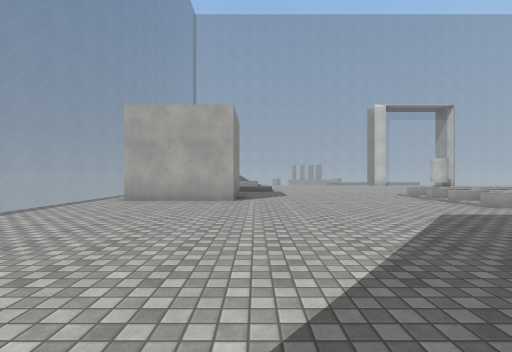
view 1 (above)

24 first-person views from a walk through a 3-D level made in the Unity game engine. The camera is 1.3 m above the floor, looks level and sees 85° across. The floor is counted in squares, 2 m on a side. Each view is taken from the middle of a square. On the plan, view 1 faces up. The plan holds only what a view shows up to about 9 squares ahead; the rest is blank. The place goes on beyond the plan. Surface patterns are stand-ins for the level's own textures.

view 2
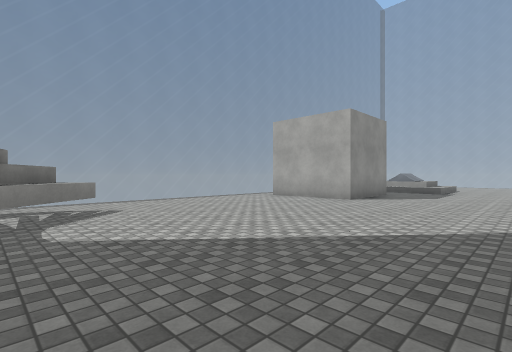

view 3
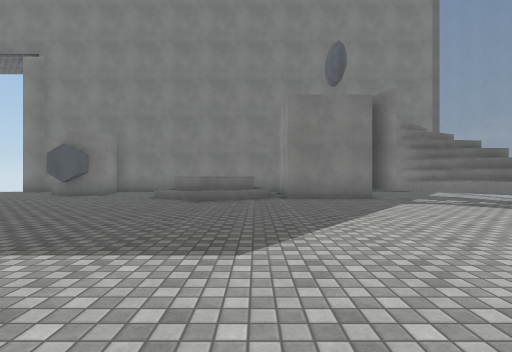

view 4
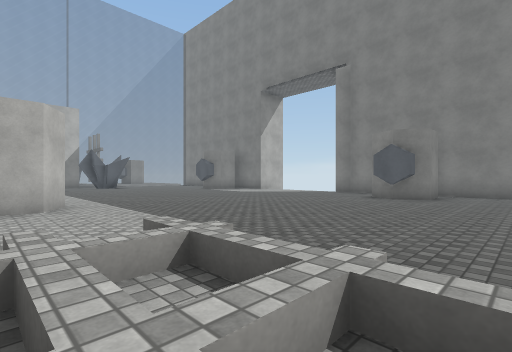

view 5
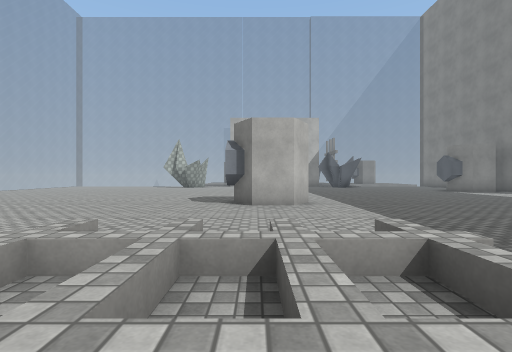

view 6
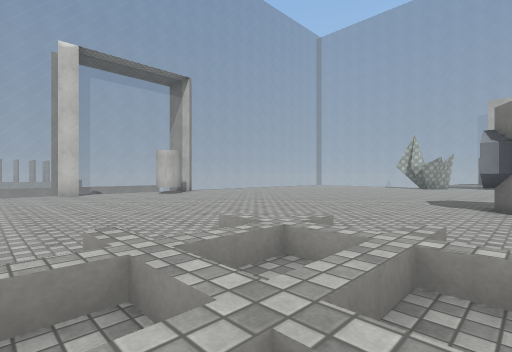

view 7
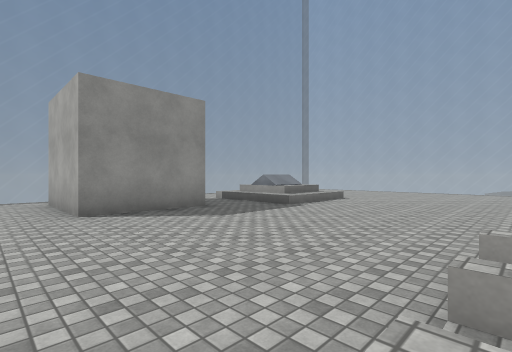

view 8
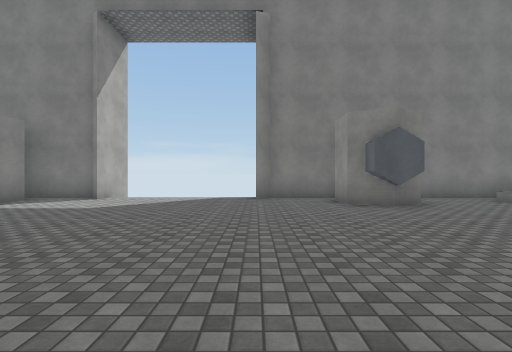

view 9
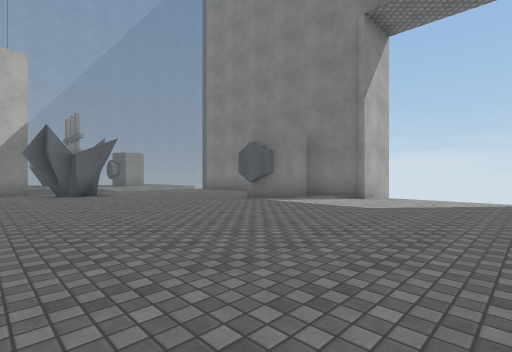

view 10
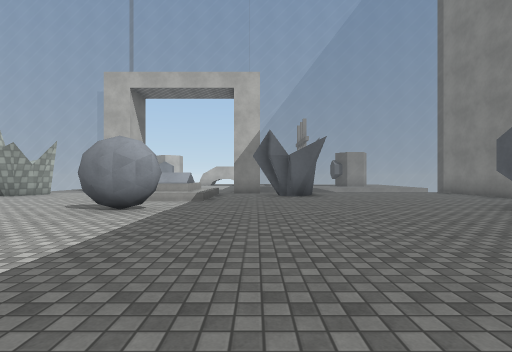

view 11
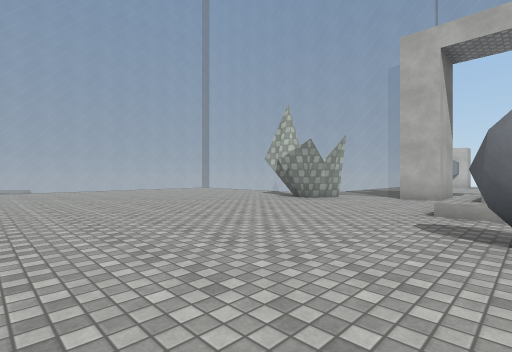

view 12
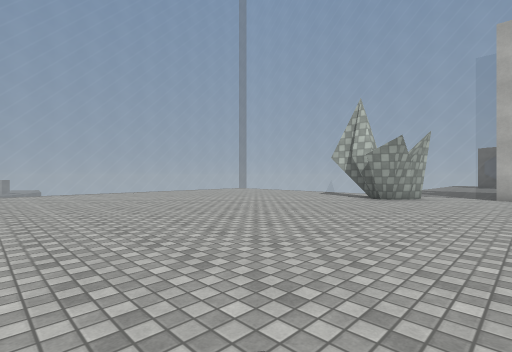

view 13
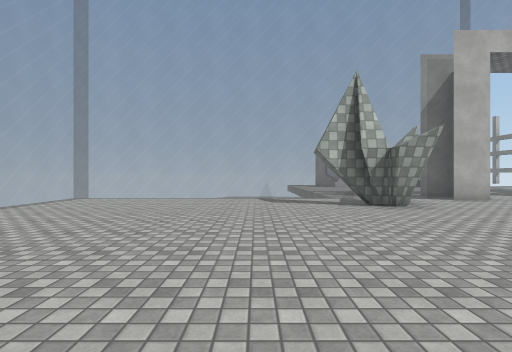

view 14
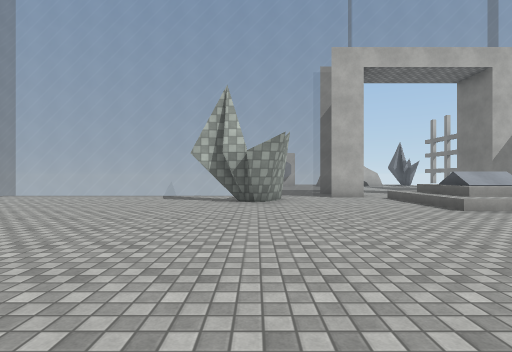

view 15
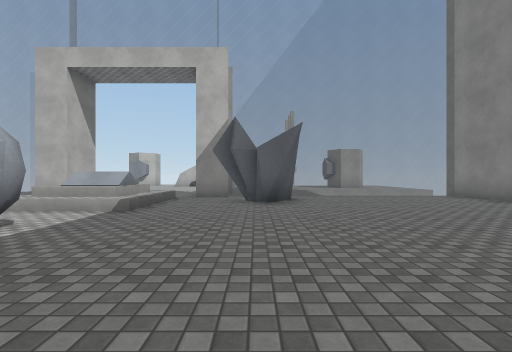

view 16
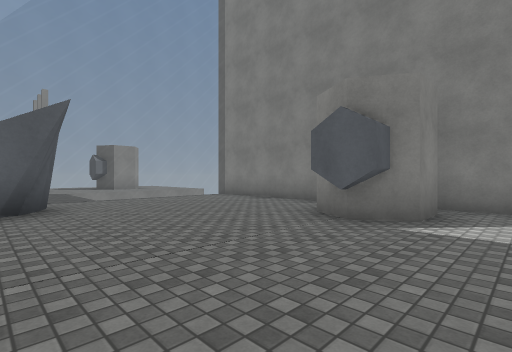

view 17
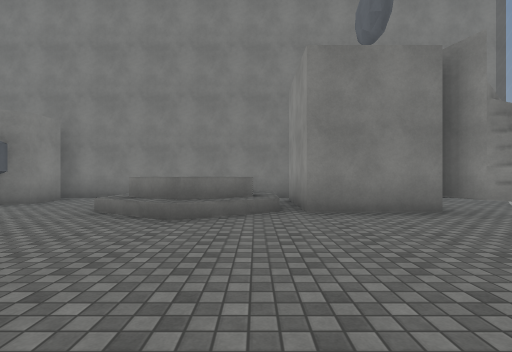

view 18
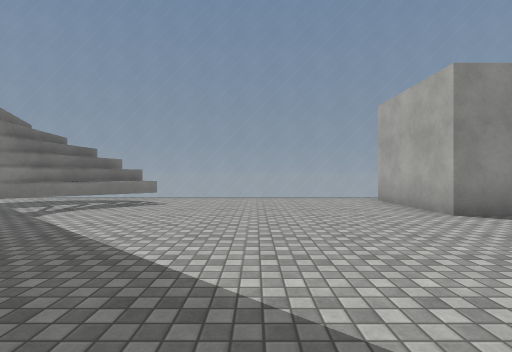

view 19
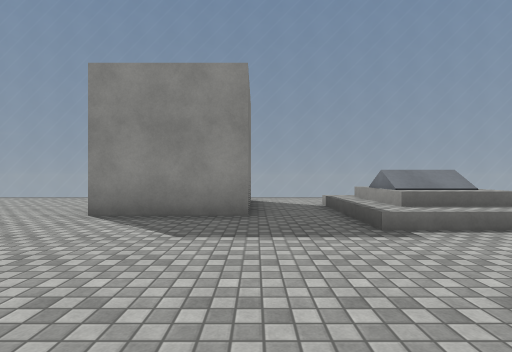

view 20
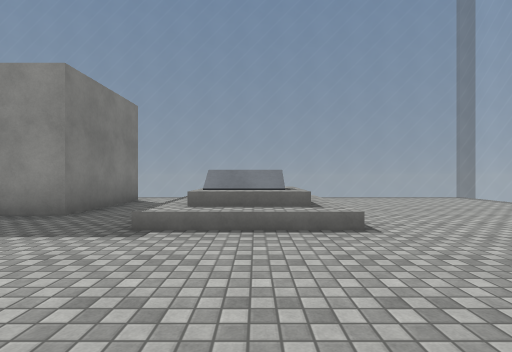

view 21
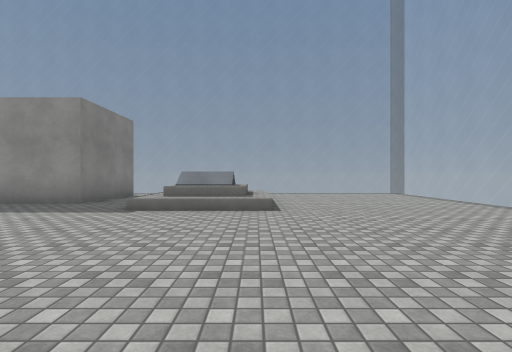

view 22
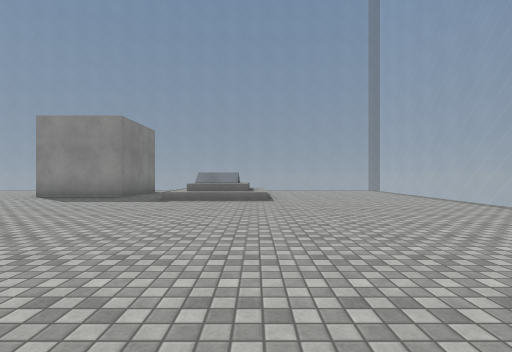

view 23
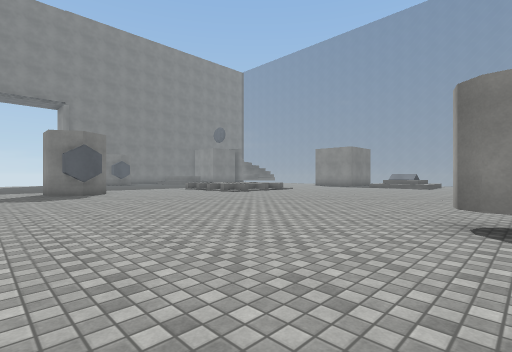

view 24
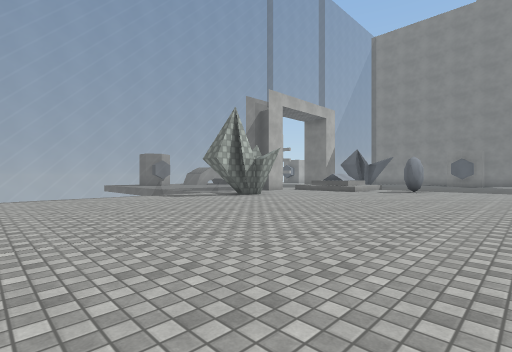

### Floor plan
Key: @ floor where view 1 was taken; # wall or solid block; x gap in a wall; . main floor; : floor 0.5 m higher than the main floor; / step, stairs or slope; = window, fence, low wall or low ledge; ^ raised ledge; v drop or lower ground; O other object.
Columns run from 5 left of view 1 to 26 right of it. Each row starts with its distance up from view 1.
 19 v=======             =      ===
 18 =.........  .. ..#............=
 17 =.......... ..................=
 16 =.............................=
 15 =.............................=
 14 =  ://........................=
 13 =   //........................=
 12 =..///......................#.=v
 11 =...........................#. .
 10 =...........................#x=.
  9   ###......///................=.
  8 =.###......///................=x
  7 =.........////....OO......////.
  6 =.........////....OO....#.///
  5 =.......................#.//=/
  4 =..............................
  3 =.............................=
  2 =...........................#.
  1 =.#.........................#x
  0  .##.@.../....................=v
 -1  . #####/^^...................=
 -2  .  #  #^  ...O.........O.....=
 -3  .     #/  ...OO........O.....
 -4        ../....O..#...#..O ....=
 -5        ####### ##vvvvv##  ####

Positions as (right, up) in squares from view 1, and headings:
1: (0, 0), facing up
2: (3, 0), facing up-left
3: (3, 7), facing down
4: (6, 7), facing down-right
5: (6, 7), facing right
6: (6, 7), facing up-right
7: (5, 6), facing up-left
8: (12, 4), facing down
9: (13, 4), facing down-right
10: (14, 3), facing right
11: (16, 6), facing up-right
12: (15, 8), facing up-right
13: (17, 14), facing right
14: (16, 11), facing right
15: (16, 2), facing right
16: (17, 2), facing down-right
17: (3, 4), facing down
18: (4, 4), facing left
19: (4, 10), facing left
20: (4, 13), facing left
21: (6, 14), facing left
22: (8, 14), facing left
23: (16, 18), facing down-left
24: (16, 18), facing down-right
